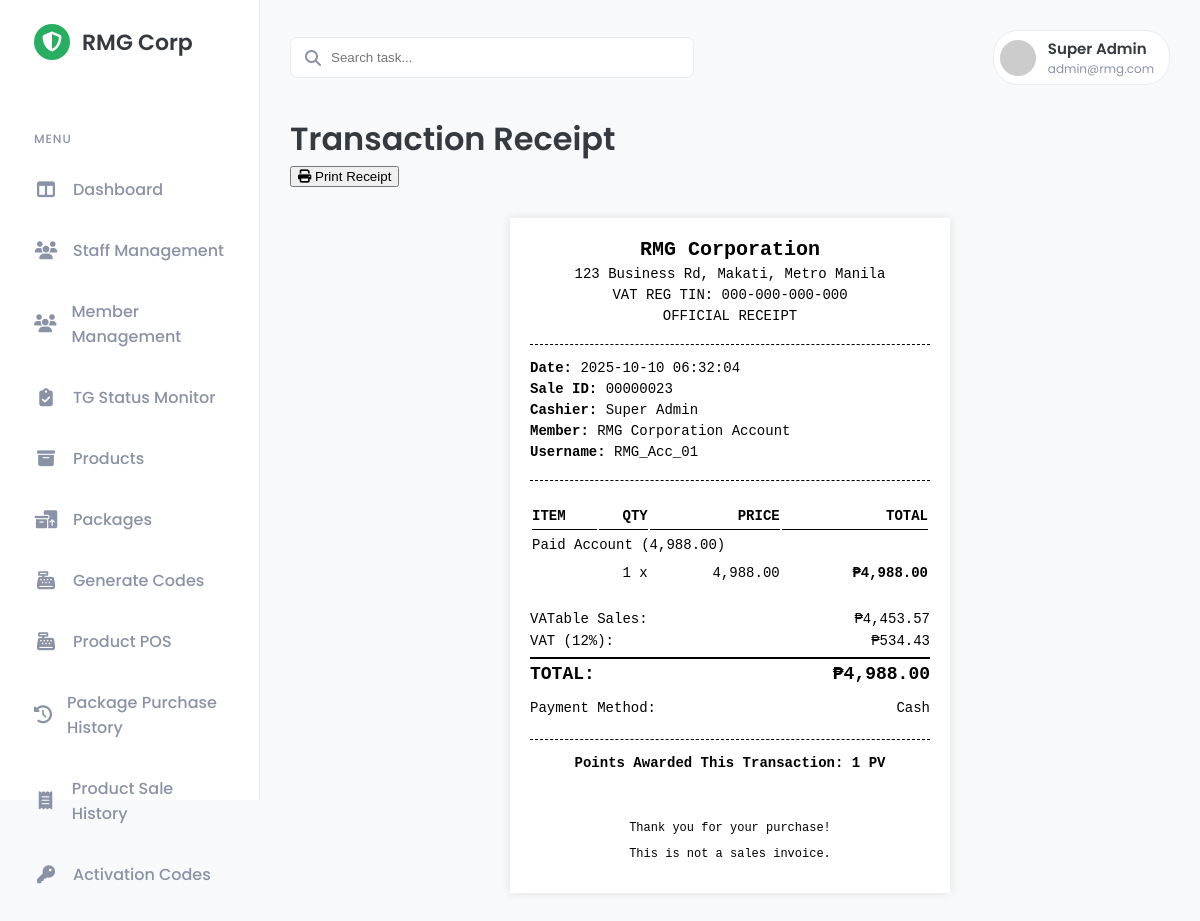
Page /public/admin/generate_receipt.php?sale_id=23 (signed in) on the committed database.
### tables this page shows
CREATE TABLE `product_sales` (
  `id` int(10) UNSIGNED NOT NULL,
  `member_id` bigint(20) UNSIGNED NOT NULL COMMENT 'The member who purchased',
  `total_amount` decimal(10,2) NOT NULL,
  `total_points` int(11) NOT NULL,
  `payment_method` varchar(50) NOT NULL,
  `processed_by_id` bigint(20) UNSIGNED NOT NULL COMMENT 'Admin/Staff who recorded it',
  `is_code_generated` tinyint(1) NOT NULL DEFAULT 0,
  `created_at` timestamp NULL DEFAULT current_timestamp()
);

CREATE TABLE `users` (
  `id` bigint(20) UNSIGNED NOT NULL,
  `name` varchar(255) NOT NULL,
  `email` varchar(255) NOT NULL,
  `username` varchar(50) DEFAULT NULL,
  `rank` varchar(50) NOT NULL DEFAULT 'Member',
  `account_type` varchar(50) NOT NULL DEFAULT 'Standard',
  `is_active` tinyint(1) NOT NULL DEFAULT 1,
  `is_tg_member` tinyint(1) NOT NULL DEFAULT 0,
  `total_pairs_earned` int(11) NOT NULL DEFAULT 0,
  `password` varchar(255) NOT NULL,
  `role` enum('admin','staff','member') NOT NULL,
  `created_at` timestamp NULL DEFAULT current_timestamp(),
  `updated_at` timestamp NULL DEFAULT current_timestamp() ON UPDATE current_timestamp()
);

CREATE TABLE `product_sale_items` (
  `id` int(10) UNSIGNED NOT NULL,
  `sale_id` int(10) UNSIGNED NOT NULL,
  `product_id` int(10) UNSIGNED NOT NULL,
  `quantity` int(11) NOT NULL,
  `price_per_item` decimal(10,2) NOT NULL,
  `points_per_item` int(11) NOT NULL
);

CREATE TABLE `products` (
  `id` int(10) UNSIGNED NOT NULL,
  `name` varchar(255) NOT NULL,
  `description` text DEFAULT NULL,
  `manufacturer` varchar(255) DEFAULT NULL,
  `member_price` decimal(10,2) NOT NULL,
  `srp` decimal(10,2) NOT NULL COMMENT 'Suggested Retail Price',
  `points_value` int(11) NOT NULL,
  `unilevel_bonus` decimal(10,2) NOT NULL DEFAULT 0.00,
  `barcode` varchar(100) DEFAULT NULL,
  `image_path` varchar(255) DEFAULT NULL,
  `stock_quantity` int(11) NOT NULL DEFAULT 0,
  `created_at` timestamp NULL DEFAULT current_timestamp()
);

### public/admin/generate_receipt.php (the view, shortened to what this page needs)
<?php
require_once '../../src/templates/admin_header.php';
require_once '../../src/includes/db_connect.php';
$sale_id = isset($_GET['sale_id']) ? (int)$_GET['sale_id'] : 0;
$stmt_sale = $mysqli->prepare("SELECT ps.*, u.name as member_name, u.username as member_username, admin.name as admin_name FROM product_sales ps JOIN users u ON ps.member_id = u.id JOIN users admin ON ps.processed_by_id = admin.id WHERE ps.id = ?");
$stmt_sale->bind_param("i", $sale_id);
$stmt_sale->execute();
$sale = $stmt_sale->get_result()->fetch_assoc();
$stmt_items = $mysqli->prepare("SELECT psi.*, p.name as product_name FROM product_sale_items psi JOIN products p ON psi.product_id = p.id WHERE psi.sale_id = ?");
$stmt_items->bind_param("i", $sale_id);
$stmt_items->execute();
$items = $stmt_items->get_result();
?>
<div class="content-header">
    <h2>Transaction Receipt</h2>
    <button onclick="window.print();" class="btn btn-primary"><i class="fa fa-print"></i> Print Receipt</button>
</div>
<div class="card">
    <div class="receipt-wrapper">
        <div class="receipt-header">
            <h2>RMG Corporation</h2>
            <p>123 Business Rd, Makati, Metro Manila</p>
            <p>VAT REG TIN: 000-000-000-000</p>
            <p>OFFICIAL RECEIPT</p>
        </div>
        <div class="receipt-section">
            <div><strong>Date:</strong> <?php echo date("Y-m-d H:i:s", strtotime($sale['created_at'])); ?></div>
            <div><strong>Sale ID:</strong> <?php echo str_pad($sale['id'], 8, '0', STR_PAD_LEFT); ?></div>
            <div><strong>Cashier:</strong> <?php echo htmlspecialchars($sale['admin_name']); ?></div>
            <div><strong>Member:</strong> <?php echo htmlspecialchars($sale['member_name']); ?></div>
            <div><strong>Username:</strong> <?php echo htmlspecialchars($sale['member_username']); ?></div>
        </div>
        <table class="receipt-table">
            <thead>
                <tr>
                    <th>ITEM</th>
                    <th class="qty">QTY</th>
                    <th class="price">PRICE</th>
                    <th class="total">TOTAL</th>
                </tr>
            </thead>
            <tbody>
                <?php
                $subtotal = 0;
                while($item = $items->fetch_assoc()):
                    $line_total = $item['price_per_item'] * $item['quantity'];
                    $subtotal += $line_total;
                ?>
                <tr>
                    <td colspan="4"><?php echo htmlspecialchars($item['product_name']); ?></td>
                </tr>
                <tr>
                    <td class="sub-item"></td>
                    <td class="qty"><?php echo $item['quantity']; ?> x</td>
                    <td class="price"><?php echo number_format($item['price_per_item'], 2); ?></td>
                    <td class="total">₱<?php echo number_format($line_total, 2); ?></td>
                </tr>
                <?php endwhile; ?>
            </tbody>
        </table>
        <div class="receipt-totals">
            <?php
            $vat_rate = 1.12;
            $vatable_sales = $subtotal / $vat_rate;
            $vat_amount = $subtotal - $vatable_sales;
            ?>
            <div>
                <span>VATable Sales:</span>
                <span>₱<?php echo number_format($vatable_sales, 2); ?></span>
            </div>
            <div>
                <span>VAT (12%):</span>
                <span>₱<?php echo number_format($vat_amount, 2); ?></span>
            </div>
            <div class="grand-total">
                <span>TOTAL:</span>
                <span>₱<?php echo number_format($sale['total_amount'], 2); ?></span>
            </div>
            <div style="margin-top: 10px;">
                <span>Payment Method:</span>
                <span><?php echo htmlspecialchars($sale['payment_method']); ?></span>
            </div>
        </div>
        <div class="receipt-section" style="border-bottom: none;">
            <div style="font-weight: bold; text-align:center;">
                Points Awarded This Transaction: <?php echo htmlspecialchars($sale['total_points']); ?> PV
            </div>
        </div>
        <div class="receipt-footer">
            <p>Thank you for your purchase!</p>
            <p>This is not a sales invoice.</p>
        </div>
    </div>
</div>
<?php require_once '../../src/templates/admin_footer.php'; ?>

### public/css/admin_style.css (style rules this page uses)
:root { --primary-color: #27ae60; --primary-color-light: #e9f7ef; --secondary-color: #2c3e50; --background-color: #f8f9fa; --card-bg: #ffffff; --text-color: #343a40; --text-muted: #8a92a6; --border-color: #e9ecef; --shadow: 0 4px 12px rgba(0, 0, 0, 0.05); }
body { font-family: 'Poppins', sans-serif; margin: 0; background-color: var(--background-color); color: var(--text-color); font-size: 16px; }
.content-header { margin-bottom: 30px; }
.content-header h2 { margin: 0; font-size: 32px; font-weight: 600; }

### public/admin/generate_receipt.php (style rules this page uses)
.receipt-wrapper { width: 100%; max-width: 400px; margin: 0 auto; font-family: 'Courier New', Courier, monospace; font-size: 14px; color: #000; background: #fff; padding: 20px; box-shadow: 0 0 10px rgba(0,0,0,0.1); }
.receipt-header, .receipt-footer { text-align: center; }
.receipt-header h2 { margin: 0; font-size: 20px; }
.receipt-header p { margin: 5px 0; }
.receipt-section { margin: 20px 0; padding: 15px 0; border-top: 1px dashed #000; border-bottom: 1px dashed #000; }
.receipt-section div { margin-bottom: 5px; }
.receipt-table { width: 100%; }
.receipt-table th, .receipt-table td { padding: 5px 0; }
.receipt-table th { text-align: left; border-bottom: 1px solid #000; }
.receipt-table .qty, .receipt-table .price { text-align: right; }
.receipt-table .total { font-weight: bold; text-align: right; }
.receipt-table .sub-item { padding-left: 15px; font-size: 12px; }
.receipt-totals { margin-top: 20px; }
.receipt-totals div { display: flex; justify-content: space-between; padding: 3px 0; }
.receipt-totals .grand-total { font-size: 18px; font-weight: bold; border-top: 2px solid #000; margin-top: 5px; padding-top: 5px; }
.receipt-footer { margin-top: 30px; font-size: 12px; }

### rows in the picture
product_sales: created_at "2025-10-10 06:32:04", id "00000023", users.name "Super Admin", users.name "RMG Corporation Account", users.username "RMG_Acc_01", total_amount "4,988.00", payment_method "Cash", total_points "1"
product_sale_items: product.name "Paid Account (4,988.00)", quantity "1", price_per_item "4,988.00", line_total "4,988.00"

### other values in the picture
$_SESSION['user_name'] "Super Admin"
$vatable_sales "4,453.57"
$vat_amount "534.43"
